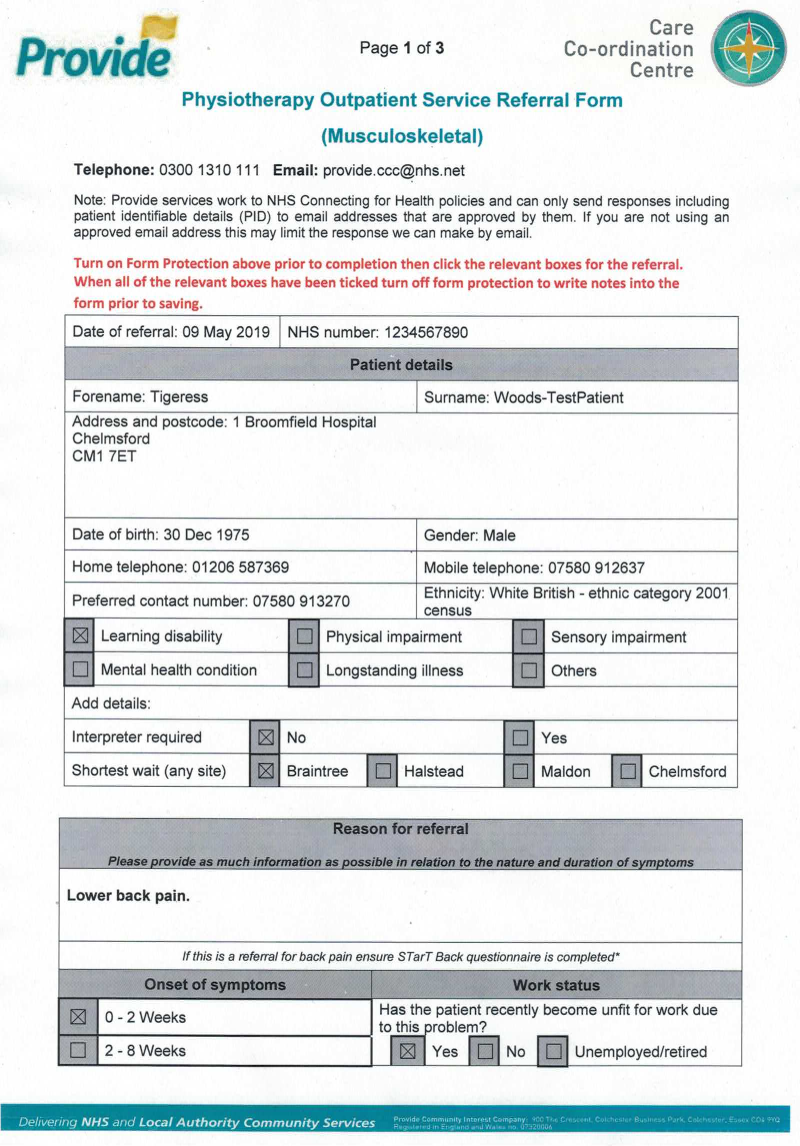
#> input picture msk_RF1-0.png, 2400 x 3438 px (shown at 1/3 size); the run also reads 1 picture not shown here
$ jupyter execute --allow-errors repro2.ipynb   (Python 2 division)
#> lines starting #> are read from the running program, lines starting #| are printed output that depends on the picture; after the words box and inside, x2 and y2 are one past the last pixel; in counts of white or black regions, pixels touching at a corner belong together
[cell 1]
import numpy as np
import pytesseract
from PIL import Image
import cv2
from matplotlib import pyplot as plt

# Importing the one of the image files (PNG in this case due to the lossless compression algorithm - we should read directly into Python from PDF though)

#image = cv2.imread('../msk_RF1-0.png',cv2.IMREAD_GRAYSCALE)
image = cv2.imread('../msk_RF1-0.png')
#> image is the input picture: shape (3438, 2400, 3); mean B, G, R 229.4, 228.4, 224.2

#from pyimagesearch.transform import four_point_transform
from skimage.filters import threshold_local
import numpy as np
import argparse
import imutils

[cell 2]
ratio = image.shape[0] / 500.0
#> ratio = 6.88
orig = image.copy()
image = imutils.resize(image, height = 500)
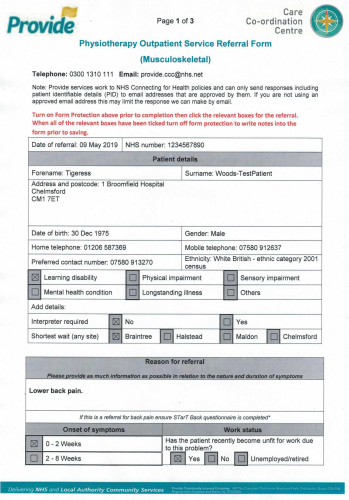
#> image: shape (500, 349, 3); mean B, G, R 229.4, 228.4, 224.2

# convert the image to grayscale, blur it, and find edges
# in the image
gray = cv2.cvtColor(image, cv2.COLOR_BGR2GRAY)
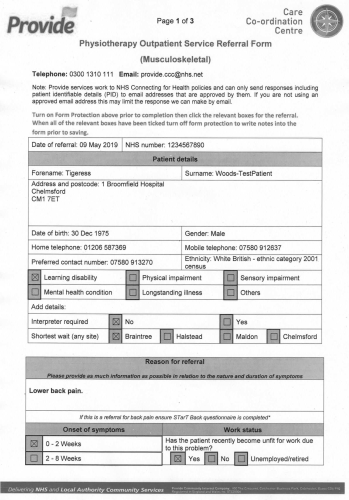
#> gray: shape (500, 349); min 32, max 255, mean 227.2
gray = cv2.GaussianBlur(gray, (5, 5), 0)
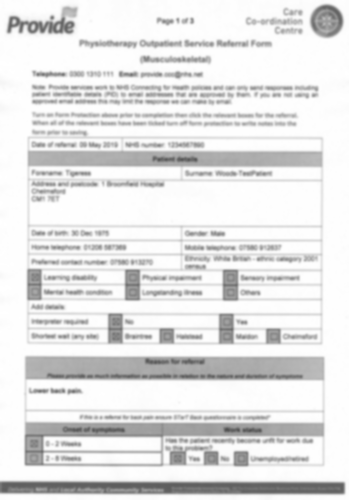
#> gray: shape (500, 349); min 82, max 255, mean 227.3
edged = cv2.Canny(gray, 75, 200)
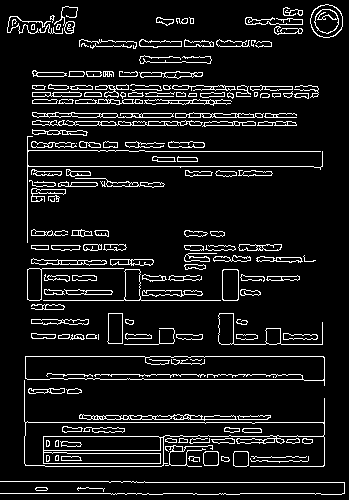
#> edged: shape (500, 349); 9.1% white in thin lines or dots

# show the original image and the edge detected image
print("STEP 1: Edge Detection")
cv2.imshow("Image", image)
cv2.imshow("Edged", edged)
cv2.waitKey(0)
cv2.destroyAllWindows()

[cell 3]
from multiprocessing import Pool
from functools import partial
from Tools.JustTrain import JustTrain
from contextlib import closing

#> (a cell that did not finish here is left out)

[cell 5]
# find the contours in the edged image, keeping only the
# largest ones, and initialize the screen contour
cnts = cv2.findContours(edged.copy(), cv2.RETR_LIST, cv2.CHAIN_APPROX_SIMPLE)
#> cnts = 429 contours, 112 with area under 20; largest, box (x1, y1, x2, y2) and area: (24, 380, 325, 467) 8481, (25, 356, 325, 386) 6838, (25, 356, 325, 381) 6822, (24, 421, 325, 467) 5474, (43, 436, 161, 451) 1634
cnts = imutils.grab_contours(cnts)
cnts = sorted(cnts, key = cv2.contourArea, reverse = True)[:5]
#> cnts = 5 contours; box (x1, y1, x2, y2) and area: (24, 380, 325, 467) 8481, (25, 356, 325, 386) 6838, (25, 356, 325, 381) 6822, (24, 421, 325, 467) 5474, (43, 436, 161, 451) 1634

# loop over the contours
contours = []
for c in cnts:
    # approximate the contour
	peri = cv2.arcLength(c, True)
	approx = cv2.approxPolyDP(c, 0.02 * peri, True)

	# if our approximated contour has four points, then we
	# can assume that we have found our screen
	if len(approx) == 4:
		screenCnt = approx
        contours+=[approx]
#> this loop made 5 passes
#> (peri, screenCnt) on passes 2, 3, 5: (662.8, [[25, 356], [27, 379], [324, 385], [323, 356]]), (994.1, [[25, 357], [322, 356], [324, 378], [27, 379]]), (259.1, [[43, 437], [158, 436], [160, 449], [44, 450]])
#> peri on passes 1, 4: 1156.5, 1215.4

[cell 6]
# show the contour (outline) of the piece of paper
print("STEP 2: Find contours of paper")
cv2.drawContours(image, [screenCnt], -1, (0, 255, 0), 2)
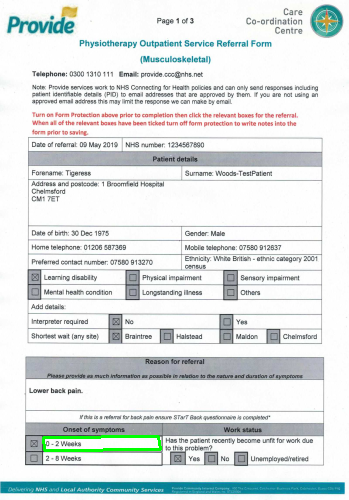
#> image: shape (500, 349, 3); 0.44% of pixels changed, all inside (x1, y1, x2, y2) = (42, 435, 162, 452)
cv2.imshow("Outline", image)
cv2.waitKey(0)
cv2.destroyAllWindows()

[cell 7]
gimage = cv2.imread('gray2.png',cv2.IMREAD_GRAYSCALE)
#> gimage: shape (3438, 2400); every value is 204

[cell 8]
gimage

#> (a cell that did not finish here is left out)

[cell 10]
plt.imshow(image)

[cell 11]
MyInput = Image.fromarray(image)

[cell 12]
MyInput

[cell 13]
cv2.imwrite('filtered.png',image)
#> Out = True

#> (a cell that did not finish here is left out)

#> (a cell that did not finish here is left out)

[cell 16]
y = 950
h = 80
x = 205
w = 1210
date_nhs = image[y:y+h, x:x+w]
#> date_nhs = empty array
#> (the rest of this cell did not finish here and is left out)

[cell 17]
y = 1140
h = 715
x = 195
w = 2020
patient_details = image[y:y+h, x:x+w]
#> patient_details = empty array

#> (the rest of this cell did not finish here and is left out)

[cell 18]
type(patient_details)

[cell 19]
MyInput = Image.fromarray(patient_details).convert('L')

[cell 20]
MyInput

[cell 21]
cv2.imwrite('patient_details.png',patient_details)
#> Out = True
